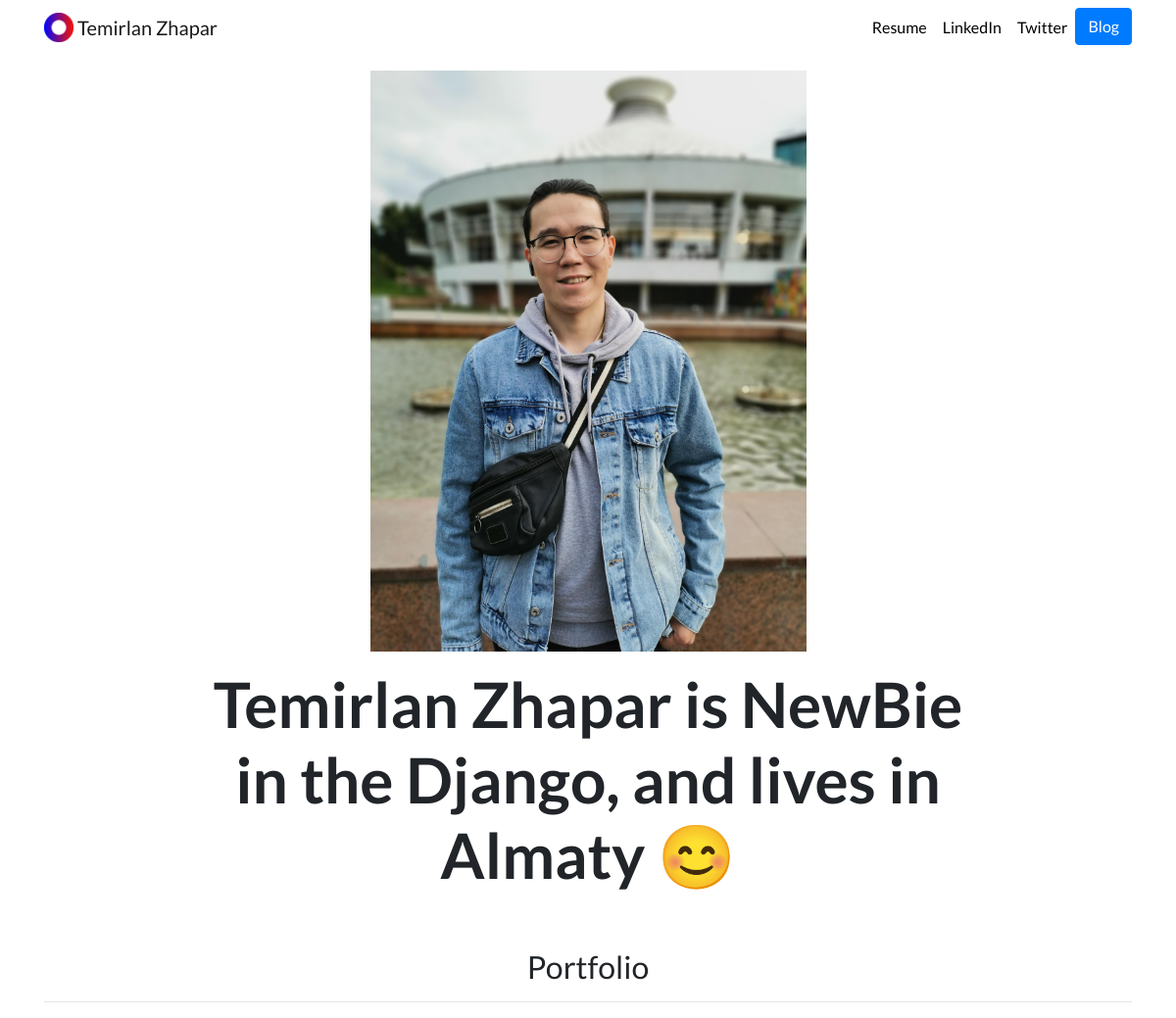
/, run on an earlier commit of the app's database.
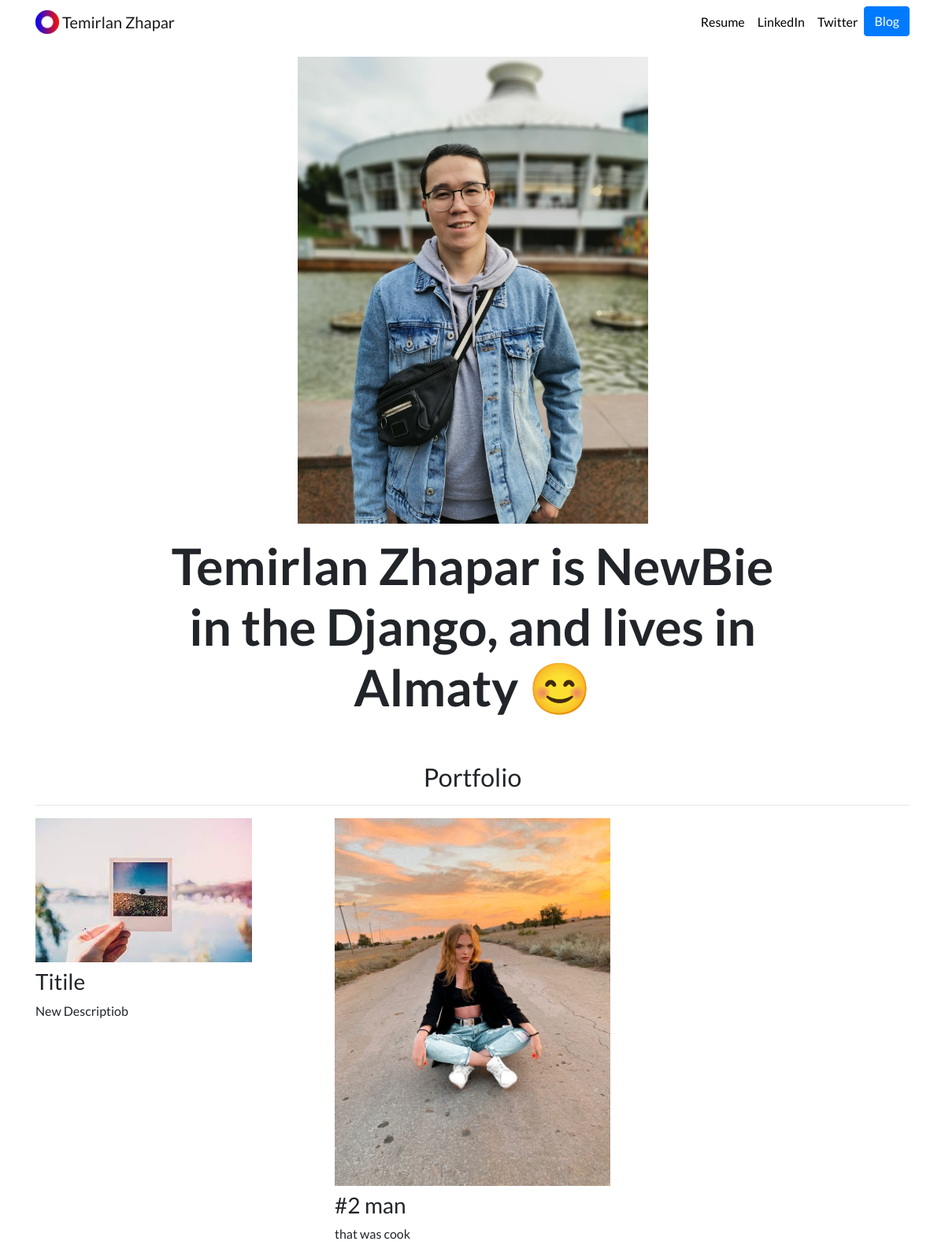
And on a later commit of the database.
### portfolio/models.py (models this page shows, shortened)
class Project(models.Model):
    title = models.CharField(max_length=100)
    description = models.CharField(max_length=250)
    image = models.ImageField(upload_to='portfolio/images/')
    url = models.URLField(blank=True)

### portfolio/views.py (the view)
# urls.py: 2. Add a URL to urlpatterns:  path('', views.home, name='home')
def home(request):
    projects = Project.objects.all()
    return render(request, 'portfolio/home.html', {'projects':projects})

### portfolio/templates/portfolio/home.html
{% extends "portfolio/base.html" %}
{% load static %}
{% block content %}
<div class="row justify-content-center my-3">
  <div class="col-5">
    <img src="{% static 'portfolio/photo.jpg' %}" class="img-fluid">
  </div>
</div>
<div class="row justify-content-center mb-3">
  <div class="col-md-9 text-center">
    <h1 id="hometext" class="font-weight-bold">Temirlan Zhapar is NewBie in the Django, and lives in Almaty 😊</h1>
  </div>
</div>
<h2 class="mt-5"><center>Portfolio</center></h2>
<hr>
<div class="row">
  {% for project in projects %}
  <div class="col-lg-4 col-md-6">
    {% if project.url %}
    <a href="{{ project.url }}">
      <img src="{{ project.image.url }}" class="img-fluid mb-2">
    </a>
    {% else %}
    <img src="{{ project.image.url }}" class="img-fluid mb-2">
    {% endif %}
    <h3>{{ project.title }}</h3>
    <p>{{ project.description }}</p>
  </div>
  {% endfor %}
</div>
{% endblock %}

What changed in the data, as far as the page shows it:
added Project: image (picture), title "Titile", description "New Descriptiob"
added Project: image (picture), title "#2 man", description "that was cook"
